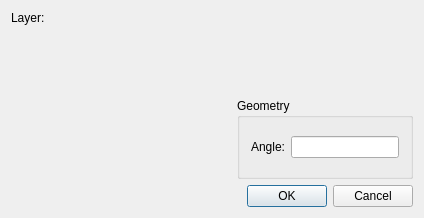
<?xml version="1.0" encoding="UTF-8"?>
<ui version="4.0">
 <class>QG_DlgDimLinear</class>
 <widget class="QDialog" name="QG_DlgDimLinear">
  <property name="geometry">
   <rect>
    <x>0</x>
    <y>0</y>
    <width>424</width>
    <height>218</height>
   </rect>
  </property>
  <property name="baseSize">
   <size>
    <width>0</width>
    <height>0</height>
   </size>
  </property>
  <property name="windowTitle">
   <string>Linear Dimension</string>
  </property>
  <property name="sizeGripEnabled">
   <bool>false</bool>
  </property>
  <layout class="QVBoxLayout">
   <property name="spacing">
    <number>6</number>
   </property>
   <property name="margin" stdset="0">
    <number>11</number>
   </property>
   <item>
    <layout class="QHBoxLayout">
     <item>
      <layout class="QVBoxLayout">
       <item>
        <layout class="QHBoxLayout">
         <item>
          <widget class="QLabel" name="lLayer">
           <property name="sizePolicy">
            <sizepolicy hsizetype="Preferred" vsizetype="Preferred">
             <horstretch>0</horstretch>
             <verstretch>0</verstretch>
            </sizepolicy>
           </property>
           <property name="text">
            <string>Layer:</string>
           </property>
           <property name="wordWrap">
            <bool>false</bool>
           </property>
          </widget>
         </item>
         <item>
          <widget class="QG_LayerBox" name="cbLayer" native="true">
           <property name="toolTip">
            <string>Layer of dimension</string>
           </property>
          </widget>
         </item>
        </layout>
       </item>
       <item>
        <widget class="QG_WidgetPen" name="wPen" native="true">
         <property name="sizePolicy">
          <sizepolicy hsizetype="MinimumExpanding" vsizetype="MinimumExpanding">
           <horstretch>0</horstretch>
           <verstretch>0</verstretch>
          </sizepolicy>
         </property>
         <property name="toolTip">
          <string>Pen attributes</string>
         </property>
        </widget>
       </item>
      </layout>
     </item>
     <item>
      <layout class="QVBoxLayout">
       <item>
        <widget class="QG_DimensionLabelEditor" name="wLabel" native="true"/>
       </item>
       <item>
        <widget class="QGroupBox" name="bgGeometry">
         <property name="title">
          <string>Geometry</string>
         </property>
         <layout class="QHBoxLayout">
          <item>
           <widget class="QLabel" name="lAngle">
            <property name="sizePolicy">
             <sizepolicy hsizetype="Fixed" vsizetype="Fixed">
              <horstretch>0</horstretch>
              <verstretch>0</verstretch>
             </sizepolicy>
            </property>
            <property name="minimumSize">
             <size>
              <width>0</width>
              <height>19</height>
             </size>
            </property>
            <property name="frameShape">
             <enum>QFrame::NoFrame</enum>
            </property>
            <property name="frameShadow">
             <enum>QFrame::Plain</enum>
            </property>
            <property name="text">
             <string>Angle:</string>
            </property>
            <property name="wordWrap">
             <bool>false</bool>
            </property>
           </widget>
          </item>
          <item>
           <widget class="QLineEdit" name="leAngle">
            <property name="sizePolicy">
             <sizepolicy hsizetype="Preferred" vsizetype="Fixed">
              <horstretch>0</horstretch>
              <verstretch>0</verstretch>
             </sizepolicy>
            </property>
            <property name="minimumSize">
             <size>
              <width>0</width>
              <height>19</height>
             </size>
            </property>
            <property name="toolTip">
             <string>Rotation angle of dimension</string>
            </property>
            <property name="text">
             <string/>
            </property>
           </widget>
          </item>
         </layout>
        </widget>
       </item>
      </layout>
     </item>
    </layout>
   </item>
   <item>
    <widget class="QDialogButtonBox" name="buttonBox">
     <property name="standardButtons">
      <set>QDialogButtonBox::Cancel|QDialogButtonBox::Ok</set>
     </property>
    </widget>
   </item>
  </layout>
 </widget>
 <layoutdefault spacing="6" margin="11"/>
 <customwidgets>
  <customwidget>
   <class>QG_WidgetPen</class>
   <extends>QWidget</extends>
   <header>qg_widgetpen.h</header>
  </customwidget>
  <customwidget>
   <class>QG_LayerBox</class>
   <extends>QWidget</extends>
   <header>qg_layerbox.h</header>
  </customwidget>
  <customwidget>
   <class>QG_DimensionLabelEditor</class>
   <extends>QWidget</extends>
   <header>qg_dimensionlabeleditor.h</header>
  </customwidget>
 </customwidgets>
 <resources/>
 <connections>
  <connection>
   <sender>buttonBox</sender>
   <signal>rejected()</signal>
   <receiver>QG_DlgDimLinear</receiver>
   <slot>reject()</slot>
   <hints>
    <hint type="sourcelabel">
     <x>211</x>
     <y>194</y>
    </hint>
    <hint type="destinationlabel">
     <x>20</x>
     <y>20</y>
    </hint>
   </hints>
  </connection>
  <connection>
   <sender>buttonBox</sender>
   <signal>accepted()</signal>
   <receiver>QG_DlgDimLinear</receiver>
   <slot>accept()</slot>
   <hints>
    <hint type="sourcelabel">
     <x>211</x>
     <y>194</y>
    </hint>
    <hint type="destinationlabel">
     <x>20</x>
     <y>20</y>
    </hint>
   </hints>
  </connection>
 </connections>
</ui>
